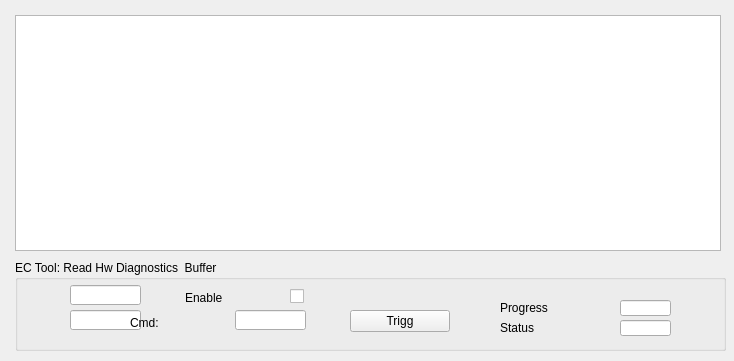
<?xml version="1.0" encoding="UTF-8"?>
<ui version="4.0">
 <class>MainWindow</class>
 <widget class="QMainWindow" name="MainWindow">
  <property name="geometry">
   <rect>
    <x>0</x>
    <y>0</y>
    <width>734</width>
    <height>361</height>
   </rect>
  </property>
  <property name="windowTitle">
   <string>MainWindow</string>
  </property>
  <widget class="QWidget" name="centralwidget">
   <widget class="caLabel" name="calabel">
    <property name="geometry">
     <rect>
      <x>240</x>
      <y>350</y>
      <width>90</width>
      <height>28</height>
     </rect>
    </property>
   </widget>
   <widget class="caMultiLineString" name="camultilinestring_2">
    <property name="geometry">
     <rect>
      <x>15</x>
      <y>15</y>
      <width>706</width>
      <height>236</height>
     </rect>
    </property>
    <property name="channel" stdset="0">
     <string notr="true">$(IOC):m$(MasterID)-EcTool-Msg</string>
    </property>
   </widget>
   <widget class="QGroupBox" name="groupBox_2">
    <property name="geometry">
     <rect>
      <x>15</x>
      <y>260</y>
      <width>711</width>
      <height>91</height>
     </rect>
    </property>
    <property name="title">
     <string>EC Tool: Read Hw Diagnostics  Buffer</string>
    </property>
    <widget class="caLineEdit" name="calineedit_36">
     <property name="geometry">
      <rect>
       <x>605</x>
       <y>60</y>
       <width>51</width>
       <height>16</height>
      </rect>
     </property>
     <property name="maximumSize">
      <size>
       <width>16777215</width>
       <height>18</height>
      </size>
     </property>
     <property name="text">
      <string/>
     </property>
     <property name="channel" stdset="0">
      <string notr="true">$(IOC):m$(MasterID)-EcTool-Stat</string>
     </property>
     <property name="background">
      <color alpha="222">
       <red>192</red>
       <green>192</green>
       <blue>192</blue>
      </color>
     </property>
     <property name="colorMode">
      <enum>caLineEdit::Static</enum>
     </property>
     <property name="precisionMode">
      <enum>caLineEdit::User</enum>
     </property>
     <property name="limitsMode">
      <enum>caLineEdit::User</enum>
     </property>
     <property name="unitsEnabled">
      <bool>true</bool>
     </property>
    </widget>
    <widget class="caLineEdit" name="calineedit_35">
     <property name="geometry">
      <rect>
       <x>605</x>
       <y>40</y>
       <width>51</width>
       <height>16</height>
      </rect>
     </property>
     <property name="maximumSize">
      <size>
       <width>16777215</width>
       <height>18</height>
      </size>
     </property>
     <property name="channel" stdset="0">
      <string notr="true">$(IOC):m$(MasterID)-EcTool-Prgs</string>
     </property>
     <property name="background">
      <color alpha="222">
       <red>192</red>
       <green>192</green>
       <blue>192</blue>
      </color>
     </property>
     <property name="colorMode">
      <enum>caLineEdit::Static</enum>
     </property>
     <property name="precisionMode">
      <enum>caLineEdit::User</enum>
     </property>
     <property name="limitsMode">
      <enum>caLineEdit::User</enum>
     </property>
     <property name="unitsEnabled">
      <bool>true</bool>
     </property>
    </widget>
    <widget class="caLabel" name="calabel_68">
     <property name="geometry">
      <rect>
       <x>485</x>
       <y>40</y>
       <width>100</width>
       <height>16</height>
      </rect>
     </property>
     <property name="maximumSize">
      <size>
       <width>16777215</width>
       <height>16</height>
      </size>
     </property>
     <property name="text">
      <string>Progress</string>
     </property>
    </widget>
    <widget class="caLabel" name="calabel_69">
     <property name="geometry">
      <rect>
       <x>485</x>
       <y>60</y>
       <width>100</width>
       <height>16</height>
      </rect>
     </property>
     <property name="maximumSize">
      <size>
       <width>16777215</width>
       <height>16</height>
      </size>
     </property>
     <property name="text">
      <string>Status</string>
     </property>
    </widget>
    <widget class="caLabel" name="calabel_71">
     <property name="geometry">
      <rect>
       <x>-50</x>
       <y>30</y>
       <width>100</width>
       <height>16</height>
      </rect>
     </property>
     <property name="maximumSize">
      <size>
       <width>16777215</width>
       <height>16</height>
      </size>
     </property>
     <property name="text">
      <string>Master</string>
     </property>
    </widget>
    <widget class="caLabel" name="calabel_70">
     <property name="geometry">
      <rect>
       <x>-50</x>
       <y>50</y>
       <width>100</width>
       <height>16</height>
      </rect>
     </property>
     <property name="maximumSize">
      <size>
       <width>16777215</width>
       <height>16</height>
      </size>
     </property>
     <property name="text">
      <string>Slave:</string>
     </property>
    </widget>
    <widget class="caTextEntry" name="catextentry_13">
     <property name="geometry">
      <rect>
       <x>55</x>
       <y>25</y>
       <width>71</width>
       <height>20</height>
      </rect>
     </property>
     <property name="minimumSize">
      <size>
       <width>0</width>
       <height>20</height>
      </size>
     </property>
     <property name="maximumSize">
      <size>
       <width>16777215</width>
       <height>20</height>
      </size>
     </property>
     <property name="readOnly">
      <bool>false</bool>
     </property>
     <property name="channel" stdset="0">
      <string notr="true">$(IOC):m$(MasterID)-EcTool.A</string>
     </property>
     <property name="keepFocus">
      <bool>true</bool>
     </property>
    </widget>
    <widget class="caTextEntry" name="catextentry_14">
     <property name="geometry">
      <rect>
       <x>55</x>
       <y>50</y>
       <width>71</width>
       <height>20</height>
      </rect>
     </property>
     <property name="minimumSize">
      <size>
       <width>0</width>
       <height>20</height>
      </size>
     </property>
     <property name="maximumSize">
      <size>
       <width>16777215</width>
       <height>20</height>
      </size>
     </property>
     <property name="readOnly">
      <bool>false</bool>
     </property>
     <property name="channel" stdset="0">
      <string notr="true">$(IOC):m$(MasterID)-EcTool.D</string>
     </property>
     <property name="keepFocus">
      <bool>true</bool>
     </property>
    </widget>
    <widget class="caTextEntry" name="catextentry_15">
     <property name="geometry">
      <rect>
       <x>220</x>
       <y>50</y>
       <width>71</width>
       <height>20</height>
      </rect>
     </property>
     <property name="minimumSize">
      <size>
       <width>0</width>
       <height>20</height>
      </size>
     </property>
     <property name="maximumSize">
      <size>
       <width>16777215</width>
       <height>20</height>
      </size>
     </property>
     <property name="readOnly">
      <bool>false</bool>
     </property>
     <property name="channel" stdset="0">
      <string notr="true">$(IOC):m$(MasterID)-EcTool.B</string>
     </property>
     <property name="keepFocus">
      <bool>true</bool>
     </property>
    </widget>
    <widget class="caLabel" name="calabel_72">
     <property name="geometry">
      <rect>
       <x>115</x>
       <y>55</y>
       <width>100</width>
       <height>16</height>
      </rect>
     </property>
     <property name="maximumSize">
      <size>
       <width>16777215</width>
       <height>16</height>
      </size>
     </property>
     <property name="text">
      <string>Cmd:</string>
     </property>
    </widget>
    <widget class="caToggleButton" name="catogglebutton">
     <property name="geometry">
      <rect>
       <x>275</x>
       <y>25</y>
       <width>21</width>
       <height>22</height>
      </rect>
     </property>
     <property name="text">
      <string/>
     </property>
     <property name="channel" stdset="0">
      <string notr="true">$(IOC):m$(MasterID)-EcTool.U</string>
     </property>
    </widget>
    <widget class="caLabel" name="calabel_73">
     <property name="geometry">
      <rect>
       <x>170</x>
       <y>30</y>
       <width>100</width>
       <height>16</height>
      </rect>
     </property>
     <property name="maximumSize">
      <size>
       <width>16777215</width>
       <height>16</height>
      </size>
     </property>
     <property name="text">
      <string>Enable</string>
     </property>
    </widget>
    <widget class="caMessageButton" name="camessagebutton">
     <property name="geometry">
      <rect>
       <x>335</x>
       <y>50</y>
       <width>100</width>
       <height>22</height>
      </rect>
     </property>
     <property name="text">
      <string>Trigg</string>
     </property>
     <property name="channel" stdset="0">
      <string notr="true">$(IOC):m$(MasterID)-EcTool.PROC</string>
     </property>
     <property name="releaseMessage">
      <string notr="true">1</string>
     </property>
    </widget>
   </widget>
  </widget>
 </widget>
 <customwidgets>
  <customwidget>
   <class>caTextEntry</class>
   <extends>caLineEdit</extends>
   <header>caTextEntry</header>
  </customwidget>
  <customwidget>
   <class>caMessageButton</class>
   <extends>QPushButton</extends>
   <header>caMessageButton</header>
  </customwidget>
  <customwidget>
   <class>caToggleButton</class>
   <extends>QCheckBox</extends>
   <header>caToggleButton</header>
  </customwidget>
  <customwidget>
   <class>caLabel</class>
   <extends>QLabel</extends>
   <header>caLabel</header>
  </customwidget>
  <customwidget>
   <class>caLineEdit</class>
   <extends>QLineEdit</extends>
   <header>caLineEdit</header>
  </customwidget>
  <customwidget>
   <class>caMultiLineString</class>
   <extends>QPlainTextEdit</extends>
   <header>caMultiLineString</header>
  </customwidget>
 </customwidgets>
 <resources/>
 <connections/>
</ui>
